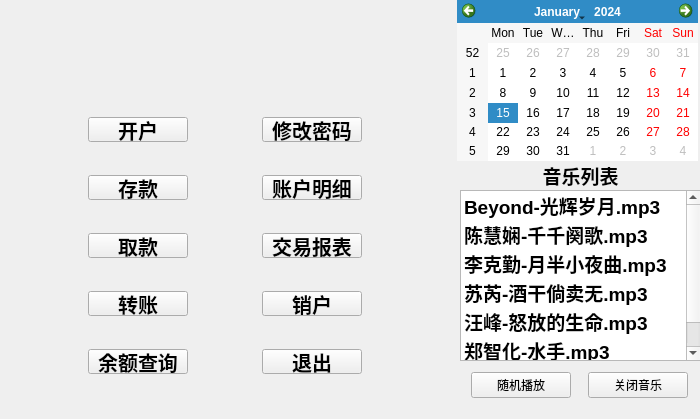
<?xml version="1.0" encoding="UTF-8"?>
<ui version="4.0">
 <class>deal_user</class>
 <widget class="QMainWindow" name="deal_user">
  <property name="geometry">
   <rect>
    <x>0</x>
    <y>0</y>
    <width>700</width>
    <height>419</height>
   </rect>
  </property>
  <property name="windowTitle">
   <string>主窗口</string>
  </property>
  <property name="styleSheet">
   <string notr="true">background-image: url(:/imagin/16.png);</string>
  </property>
  <widget class="QWidget" name="centralwidget">
   <widget class="QCalendarWidget" name="calendarWidget">
    <property name="geometry">
     <rect>
      <x>457</x>
      <y>0</y>
      <width>241</width>
      <height>161</height>
     </rect>
    </property>
    <property name="styleSheet">
     <string notr="true">background-image: url(:/16.png);</string>
    </property>
   </widget>
   <widget class="QListWidget" name="listWidget">
    <property name="geometry">
     <rect>
      <x>460</x>
      <y>190</y>
      <width>241</width>
      <height>171</height>
     </rect>
    </property>
    <item>
     <property name="text">
      <string>Beyond-光辉岁月.mp3</string>
     </property>
     <property name="font">
      <font>
       <pointsize>14</pointsize>
       <weight>75</weight>
       <bold>true</bold>
      </font>
     </property>
     <property name="foreground">
      <brush brushstyle="NoBrush">
       <color alpha="255">
        <red>170</red>
        <green>85</green>
        <blue>255</blue>
       </color>
      </brush>
     </property>
    </item>
    <item>
     <property name="text">
      <string>陈慧娴-千千阕歌.mp3</string>
     </property>
     <property name="font">
      <font>
       <pointsize>14</pointsize>
       <weight>75</weight>
       <bold>true</bold>
      </font>
     </property>
     <property name="foreground">
      <brush brushstyle="NoBrush">
       <color alpha="255">
        <red>170</red>
        <green>85</green>
        <blue>255</blue>
       </color>
      </brush>
     </property>
    </item>
    <item>
     <property name="text">
      <string>李克勤-月半小夜曲.mp3</string>
     </property>
     <property name="font">
      <font>
       <pointsize>14</pointsize>
       <weight>75</weight>
       <bold>true</bold>
      </font>
     </property>
     <property name="foreground">
      <brush brushstyle="NoBrush">
       <color alpha="255">
        <red>170</red>
        <green>85</green>
        <blue>255</blue>
       </color>
      </brush>
     </property>
    </item>
    <item>
     <property name="text">
      <string>苏芮-酒干倘卖无.mp3</string>
     </property>
     <property name="font">
      <font>
       <pointsize>14</pointsize>
       <weight>75</weight>
       <bold>true</bold>
      </font>
     </property>
     <property name="foreground">
      <brush brushstyle="NoBrush">
       <color alpha="255">
        <red>170</red>
        <green>85</green>
        <blue>255</blue>
       </color>
      </brush>
     </property>
    </item>
    <item>
     <property name="text">
      <string>汪峰-怒放的生命.mp3</string>
     </property>
     <property name="font">
      <font>
       <pointsize>14</pointsize>
       <weight>75</weight>
       <bold>true</bold>
      </font>
     </property>
     <property name="foreground">
      <brush brushstyle="NoBrush">
       <color alpha="255">
        <red>170</red>
        <green>85</green>
        <blue>255</blue>
       </color>
      </brush>
     </property>
    </item>
    <item>
     <property name="text">
      <string>郑智化-水手.mp3</string>
     </property>
     <property name="font">
      <font>
       <pointsize>14</pointsize>
       <weight>75</weight>
       <bold>true</bold>
      </font>
     </property>
     <property name="background">
      <brush brushstyle="NoBrush">
       <color alpha="255">
        <red>0</red>
        <green>0</green>
        <blue>0</blue>
       </color>
      </brush>
     </property>
     <property name="foreground">
      <brush brushstyle="NoBrush">
       <color alpha="255">
        <red>170</red>
        <green>85</green>
        <blue>255</blue>
       </color>
      </brush>
     </property>
    </item>
   </widget>
   <widget class="QLabel" name="label">
    <property name="geometry">
     <rect>
      <x>460</x>
      <y>160</y>
      <width>241</width>
      <height>31</height>
     </rect>
    </property>
    <property name="font">
     <font>
      <pointsize>14</pointsize>
      <weight>75</weight>
      <bold>true</bold>
     </font>
    </property>
    <property name="text">
     <string>音乐列表</string>
    </property>
    <property name="alignment">
     <set>Qt::AlignCenter</set>
    </property>
   </widget>
   <widget class="QWidget" name="horizontalLayoutWidget">
    <property name="geometry">
     <rect>
      <x>460</x>
      <y>370</y>
      <width>241</width>
      <height>31</height>
     </rect>
    </property>
    <layout class="QHBoxLayout" name="horizontalLayout">
     <item>
      <widget class="QPushButton" name="begin">
       <property name="minimumSize">
        <size>
         <width>100</width>
         <height>0</height>
        </size>
       </property>
       <property name="maximumSize">
        <size>
         <width>100</width>
         <height>16777215</height>
        </size>
       </property>
       <property name="text">
        <string>随机播放</string>
       </property>
      </widget>
     </item>
     <item>
      <widget class="QPushButton" name="stop">
       <property name="minimumSize">
        <size>
         <width>100</width>
         <height>0</height>
        </size>
       </property>
       <property name="maximumSize">
        <size>
         <width>100</width>
         <height>16777215</height>
        </size>
       </property>
       <property name="text">
        <string>关闭音乐</string>
       </property>
      </widget>
     </item>
    </layout>
   </widget>
   <widget class="QLabel" name="label_2">
    <property name="geometry">
     <rect>
      <x>10</x>
      <y>20</y>
      <width>441</width>
      <height>61</height>
     </rect>
    </property>
    <property name="font">
     <font>
      <pointsize>14</pointsize>
      <weight>75</weight>
      <bold>true</bold>
     </font>
    </property>
    <property name="text">
     <string/>
    </property>
    <property name="alignment">
     <set>Qt::AlignCenter</set>
    </property>
   </widget>
   <widget class="QWidget" name="gridLayoutWidget">
    <property name="geometry">
     <rect>
      <x>20</x>
      <y>90</y>
      <width>411</width>
      <height>311</height>
     </rect>
    </property>
    <layout class="QGridLayout" name="gridLayout">
     <item row="0" column="0">
      <widget class="QPushButton" name="init_user">
       <property name="minimumSize">
        <size>
         <width>100</width>
         <height>0</height>
        </size>
       </property>
       <property name="maximumSize">
        <size>
         <width>100</width>
         <height>25</height>
        </size>
       </property>
       <property name="sizeIncrement">
        <size>
         <width>150</width>
         <height>25</height>
        </size>
       </property>
       <property name="font">
        <font>
         <family>Adobe 楷体 Std R</family>
         <pointsize>15</pointsize>
         <weight>75</weight>
         <bold>true</bold>
        </font>
       </property>
       <property name="text">
        <string>开户</string>
       </property>
      </widget>
     </item>
     <item row="0" column="1">
      <widget class="QPushButton" name="change_passward">
       <property name="minimumSize">
        <size>
         <width>100</width>
         <height>0</height>
        </size>
       </property>
       <property name="maximumSize">
        <size>
         <width>100</width>
         <height>25</height>
        </size>
       </property>
       <property name="sizeIncrement">
        <size>
         <width>150</width>
         <height>25</height>
        </size>
       </property>
       <property name="font">
        <font>
         <family>Adobe 楷体 Std R</family>
         <pointsize>15</pointsize>
         <weight>75</weight>
         <bold>true</bold>
        </font>
       </property>
       <property name="text">
        <string>修改密码</string>
       </property>
      </widget>
     </item>
     <item row="1" column="0">
      <widget class="QPushButton" name="bank_save">
       <property name="maximumSize">
        <size>
         <width>150</width>
         <height>25</height>
        </size>
       </property>
       <property name="sizeIncrement">
        <size>
         <width>150</width>
         <height>25</height>
        </size>
       </property>
       <property name="font">
        <font>
         <family>Adobe 楷体 Std R</family>
         <pointsize>15</pointsize>
         <weight>75</weight>
         <bold>true</bold>
        </font>
       </property>
       <property name="text">
        <string>存款</string>
       </property>
      </widget>
     </item>
     <item row="1" column="1">
      <widget class="QPushButton" name="account_detail">
       <property name="maximumSize">
        <size>
         <width>150</width>
         <height>25</height>
        </size>
       </property>
       <property name="sizeIncrement">
        <size>
         <width>150</width>
         <height>25</height>
        </size>
       </property>
       <property name="font">
        <font>
         <family>Adobe 楷体 Std R</family>
         <pointsize>15</pointsize>
         <weight>75</weight>
         <bold>true</bold>
        </font>
       </property>
       <property name="text">
        <string>账户明细</string>
       </property>
      </widget>
     </item>
     <item row="2" column="1">
      <widget class="QPushButton" name="tran_record">
       <property name="maximumSize">
        <size>
         <width>150</width>
         <height>25</height>
        </size>
       </property>
       <property name="sizeIncrement">
        <size>
         <width>150</width>
         <height>25</height>
        </size>
       </property>
       <property name="font">
        <font>
         <family>Adobe 楷体 Std R</family>
         <pointsize>15</pointsize>
         <weight>75</weight>
         <bold>true</bold>
        </font>
       </property>
       <property name="text">
        <string>交易报表</string>
       </property>
      </widget>
     </item>
     <item row="2" column="0">
      <widget class="QPushButton" name="get_money">
       <property name="maximumSize">
        <size>
         <width>150</width>
         <height>25</height>
        </size>
       </property>
       <property name="sizeIncrement">
        <size>
         <width>150</width>
         <height>25</height>
        </size>
       </property>
       <property name="font">
        <font>
         <family>Adobe 楷体 Std R</family>
         <pointsize>15</pointsize>
         <weight>75</weight>
         <bold>true</bold>
        </font>
       </property>
       <property name="text">
        <string>取款</string>
       </property>
      </widget>
     </item>
     <item row="3" column="1">
      <widget class="QPushButton" name="close_account">
       <property name="maximumSize">
        <size>
         <width>150</width>
         <height>25</height>
        </size>
       </property>
       <property name="sizeIncrement">
        <size>
         <width>150</width>
         <height>25</height>
        </size>
       </property>
       <property name="font">
        <font>
         <family>Adobe 楷体 Std R</family>
         <pointsize>15</pointsize>
         <weight>75</weight>
         <bold>true</bold>
        </font>
       </property>
       <property name="text">
        <string>销户</string>
       </property>
      </widget>
     </item>
     <item row="3" column="0">
      <widget class="QPushButton" name="tran_accounts">
       <property name="maximumSize">
        <size>
         <width>150</width>
         <height>25</height>
        </size>
       </property>
       <property name="sizeIncrement">
        <size>
         <width>150</width>
         <height>25</height>
        </size>
       </property>
       <property name="font">
        <font>
         <family>Adobe 楷体 Std R</family>
         <pointsize>15</pointsize>
         <weight>75</weight>
         <bold>true</bold>
        </font>
       </property>
       <property name="text">
        <string>转账</string>
       </property>
      </widget>
     </item>
     <item row="4" column="1">
      <widget class="QPushButton" name="Exit">
       <property name="maximumSize">
        <size>
         <width>150</width>
         <height>25</height>
        </size>
       </property>
       <property name="sizeIncrement">
        <size>
         <width>150</width>
         <height>25</height>
        </size>
       </property>
       <property name="font">
        <font>
         <family>Adobe 楷体 Std R</family>
         <pointsize>15</pointsize>
         <weight>75</weight>
         <bold>true</bold>
        </font>
       </property>
       <property name="text">
        <string>退出</string>
       </property>
      </widget>
     </item>
     <item row="4" column="0">
      <widget class="QPushButton" name="look_money">
       <property name="maximumSize">
        <size>
         <width>150</width>
         <height>25</height>
        </size>
       </property>
       <property name="sizeIncrement">
        <size>
         <width>150</width>
         <height>25</height>
        </size>
       </property>
       <property name="font">
        <font>
         <family>Adobe 楷体 Std R</family>
         <pointsize>15</pointsize>
         <weight>75</weight>
         <bold>true</bold>
        </font>
       </property>
       <property name="text">
        <string>余额查询</string>
       </property>
      </widget>
     </item>
    </layout>
   </widget>
  </widget>
 </widget>
 <resources/>
 <connections/>
</ui>
